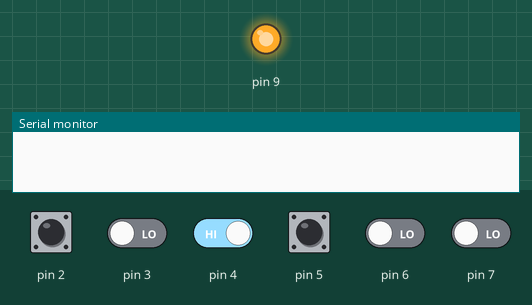
This program was run on a simulated Arduino Nano, built with avr-gcc and run on an emulated ATmega328P. On the bench: output pins drawn as LEDs (lit = HIGH), the last lines printed to the serial monitor. The test bench sets the inputs (shaded band); at power-on: pin 2, pin 4, pin 5 HIGH, pin 3, pin 6, pin 7 LOW.

Above: at 0.1 s.
At 5.4 s:
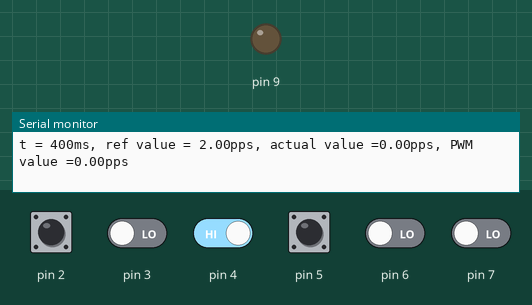
5.5 s: pin 3 driven HIGH and pin 4 driven LOW
Timing chart, 0 to 8.5 s (numbered marks = the images above; inputs shaded):
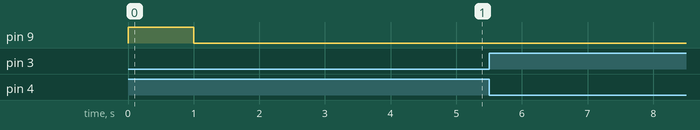

The program:

main.cpp
```cpp
#include <Arduino.h>
#include <avr/io.h>
#include <avr/interrupt.h>
#include <motor_encoder.h>
#include <digital_out.h>
#include <P_controller.h>

  //ISR (INT0_vect);

// Digital_out led(5); // Onboard led
P_controller motor;

int main() {

  // Digital_out motor(2); // Part 2  // int started = 0; // Part 2

  const int max_t = 100;
  double y[max_t];

  Serial.begin(115200);
  // led.init();

  // motor.init(); // Part 2
  // int index = 0; // Part 2
  // int recorder[10]; // Part 2


  float r[max_t];
  for (int i = 0; i < max_t; i++) {
    // r[i] = -((14.0/25)*(i-50)*(i-50)) + 1400;
    if (i < 50) {r[i] = 0;}
    else {r[i] = 2;}
  }


  int t = 0; // Part 4
  double u[max_t];
  motor.init();

  while(1) {


    y[t]= motor.find_speed();
    u[t] = motor.update(r[t], y[t]);
    // motor.enc.set_pwm(r[t]/1400.0);

    if (t >= (max_t - 1)) {
      t = 0;
      for (int i = 0; i < 100; i++) {
        Serial.print("t = ");
        Serial.print((1+i)*4);
        Serial.print("ms, ref value = ");
        Serial.print(r[i]);
        Serial.print("pps, actual value =");
        Serial.print(y[i]);
        Serial.print("pps, PWM value =");
        Serial.print(u[i]);
        Serial.println("pps");
      }
      _delay_ms(3000);
    } else {
      t++;
    }
    // Part 2
  //   if (!started){
  //     motor.set_hi();
  //     started = 1;
  //   }
  //   if (started) {
  //     recorder[index] = enc.velocity();

  //     if (index == 9) {
  //       Serial.println("Measurement vvv");
  //       for (int i = 0; i < 10; i++) {
  //         Serial.print("t = ");
  //         Serial.print(i*10);
  //         Serial.print("ms, speed = ");
  //         Serial.print(recorder[i]);
  //         Serial.println("pulses per second");
  //       }
  //       index = 0;
  //       _delay_ms(1000);
  //     } else {
  //       index++;
  //     }
  //   }
  }
  return 0;
}

ISR (INT0_vect) {
  motor.enc.position();
  //led.toggle();
}

ISR (TIMER1_COMPA_vect) {
  motor.enc.output_V1.pin.set_hi();
}

ISR (TIMER1_COMPB_vect) {
  motor.enc.output_V1.pin.set_lo();
}

// #define PWM_16 (39999u) 		//   20 ms

// // Signal ranges of servo motors (16 and 8 bit PWM signals)
// #define SERVO_16BIT_MIN (999u) 	//  500 ms
// #define SERVO_16BIT_MAX (4599u) // 2300 ms


// void setupPWMD9() {
// 	// 16 bit digital pin 9
// 	DDRB   |= (1 << 1);
// 	TCCR1A |= (2 << COM1A0) | (2 << WGM10);
// 	TIMSK1 |= (1 << TOIE1) | (1 << OCIE1A);

// 	ICR1H 	= (PWM_16 & 0xFF00) >> 8;
// 	ICR1L 	= (PWM_16 & 0x00FF);

// 	OCR1AH 	= (SERVO_16BIT_MIN & 0xFF00) >> 8;
// 	OCR1AL 	= (SERVO_16BIT_MIN & 0x00FF);
// 	TCCR1B 	= (3 << WGM12) | (2 << CS10);
// }


// void setServoPosition(unsigned int pin_num, float duty) {
// 	if (duty > 1) duty = 1;

// 	duty = duty*((float)SERVO_16BIT_MAX - (float)SERVO_16BIT_MIN) + (float)SERVO_16BIT_MIN;

// 	unsigned int pwm_signal = (unsigned int)duty;

// 	OCR1AH = (pwm_signal & 0xFF00) >> 8;
// 	OCR1AL = (pwm_signal & 0x00FF);
// }
```

Analog_out.h
```cpp
#pragma once
#include <timer_msec.h>
#include <digital_out.h>

class Analog_out
{
public:
    Analog_out(int pin);
    void init(int period_ms = 1000);
    void set(float duty_cycle);
    Timer_msec timer;

public:
    Digital_out pin;
};
```

P_controller.h
```cpp
#pragma once
#include <motor_encoder.h>

class P_controller {
    private:
        double Kp = 0.9;
        double e;
        double u;

    public:
        P_controller();
        Motor_Encoder enc; // D3 and D4
        void init();
        double find_speed();
        double update(double ref, double actual);

};
```

digital_in.h
```cpp
#include <avr/io.h>

class Digital_in{
    public:
    Digital_in(int PIN_NR);
    void init();
    bool is_hi();
    bool is_lo();

    private:
    uint8_t pinMask;

};
```

digital_out.h
```cpp
#pragma once
#include <avr/io.h>

class Digital_out{
    public:

    Digital_out(int PIN_NR);
    void init();
    void set_hi();
    void set_lo();
    void toggle();

    private:
    uint8_t pinMask;
};
```

motor_encoder.h
```cpp
#pragma once
#include <avr/io.h>
#include <digital_in.h>
#include <Analog_out.h>

class Motor_Encoder {
    private:
        Digital_in input_C1;
        Digital_in input_C2;

        bool value_C1;
        bool value_C2;

        bool prev_C1;
        bool prev_C2;

        bool current_C1;
        bool current_C2;

        int start_pos;
        int now_pos;

    public:
        int pos_counter = 0;
        Motor_Encoder(int pin_1, int pin_2, int pin_V1);
        void init();
        int position();
        int velocity();
        Analog_out output_V1;
        void init_pwm(int period);
        void set_pwm(float duty);

};
```

timer_msec.h
```cpp
#pragma once

class Timer_msec
{
public:
    Timer_msec();
    void init(int period_ms);
    void init(int period_ms, float duty_cycle);
    void set_duty_cycle(float duty_cycle);
};
```

Analog_out.cpp
```cpp
#include <Analog_out.h>

Analog_out::Analog_out(int pin) : pin(pin) {}


void Analog_out::init(int period_ms){
    pin.init();
    timer.init(period_ms);
}
void Analog_out::set(float duty_cycle){
    timer.set_duty_cycle(duty_cycle);
}
```

P_controller.cpp
```cpp
#include <P_controller.h>
#include <Arduino.h>
#include <avr/interrupt.h>


P_controller::P_controller() : enc(4,5,1){}

void P_controller::init(){
    enc.init();
    enc.init_pwm(1000);
}

double P_controller::find_speed(){
    return abs(enc.velocity());
}

double P_controller::update(double ref, double actual){
    e = ref - actual;
    u = Kp * e;
    enc.set_pwm(ref/1400.0);
    // enc.set_pwm(ref/1400.0);
    return ref/1400.0;
}
```

digital_in.cpp
```cpp
#include <avr/io.h>
#include <digital_in.h>

Digital_in::Digital_in(int PIN_NR){
    pinMask = (1 << PIN_NR);
}

void Digital_in::init(){
    DDRD &= ~pinMask;
    PORTD |= pinMask;
}

bool Digital_in::is_hi(){
    return PIND & pinMask;
}

bool Digital_in::is_lo(){
    return !is_hi();
}
```

digital_out.cpp
```cpp
#include <digital_out.h>

Digital_out::Digital_out(int PIN_NR){
    pinMask = (1 << PIN_NR); //Þarf að breyta þessu í hex, spurja kennara
}

void Digital_out::init(){
    DDRB |= pinMask;
    set_hi();
}

void Digital_out::set_hi(){
    PORTB |= pinMask;
}

void Digital_out::set_lo(){
    PORTB &= ~pinMask;
}

void Digital_out::toggle(){
    PORTB ^= pinMask;
}
```

motor_encoder.cpp
```cpp
#include <avr/io.h>
#include <avr/interrupt.h>
#include <motor_encoder.h>
#include <util/delay.h>

// ISR (INT0_vect);
Motor_Encoder::Motor_Encoder(int pin_1, int pin_2, int pin_V1): input_C1(pin_1), input_C2(pin_2), output_V1(pin_V1){   }

void Motor_Encoder::init(){
    input_C1.init();
    input_C2.init();

    prev_C1 = false;
    prev_C2 = false;

    DDRD &= ~(1 << DDD2);   //setting pin D2 as an input
    PORTD |= (1 << PORTD2); //enabling pull-up resistor on D2
    EICRA |= (1 << ISC00);  //setting INT0 to trigger on any logic change
    EIMSK |= (1 << INT0);   //Turning on INT0
    sei();                  //enabling interrupts
}

int Motor_Encoder::position(){
    current_C1 = input_C1.is_hi();
    current_C2 = input_C2.is_hi();

    if (current_C1 != prev_C1) {

        if (current_C2 != current_C1) {
            pos_counter++;
        } else {
            pos_counter--;
        }

    }
    prev_C1 = current_C1;
    return pos_counter;
}

void Motor_Encoder::init_pwm(int period) {
    output_V1.init(period);
}

void Motor_Encoder::set_pwm(float duty) {
    output_V1.set(duty);
}


int Motor_Encoder::velocity() {
    // Returns pulses per millisecond
    start_pos = pos_counter;
    _delay_ms(4);
    now_pos = position();
    return (int)((now_pos - start_pos))*125;
}
```

timer_msec.cpp
```cpp
#include <timer_msec.h>
#include <avr/io.h>

Timer_msec::Timer_msec(){
    TCCR1A = 0;
    TCCR1B = 0;
    TCNT1 = 0;
}

void Timer_msec::init(int period_ms){
    OCR1A = (period_ms*16000.0)/1024 - 1;
    TCCR1B |= (1 << WGM12);
    TIMSK1 |= (1 << OCIE1A);
    TCCR1B |= (1 << CS12) | (1 << CS10);
}

void Timer_msec::init(int period_ms, float duty_cycle){
    OCR1A = (period_ms*16000.0)/1024 - 1;
    OCR1B = OCR1A * duty_cycle;
    TCCR1B |= (1 << WGM12);
    TIMSK1 |= (1 << OCIE1A);
    TIMSK1 |= (1 << OCIE1B);
    TCCR1B |= (1 << CS12) | (1 << CS10);
}

void Timer_msec::set_duty_cycle(float duty_cycle){
    OCR1B = OCR1A * duty_cycle;
    TIMSK1 |= (1 << OCIE1B);
}
```
